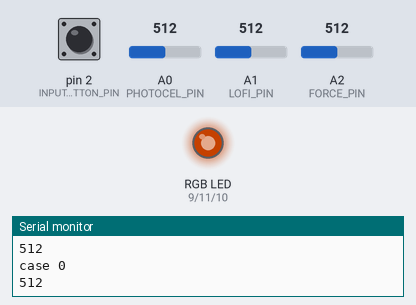
The sketch below on a simulated Arduino Uno, built with avr-gcc and run on an emulated ATmega328P. Parts: an RGB LED mixed from three pins (HIGH = lit), the last lines printed to the serial monitor. The inputs (shaded band) are chosen by the test bench; at power-on: A0 (PHOTOCEL_PIN) = 512, pin 2 (INPUT_BUTTON_PIN) LOW, A1 (LOFI_PIN) = 512, A2 (FORCE_PIN) = 512. Dim RGB values are drawn brighter than linear.

Above: at 1.25 s.
1.3 s: A0 (PHOTOCEL_PIN) set to 826
2.8 s: A0 (PHOTOCEL_PIN) set to 716
At 5.18 s:
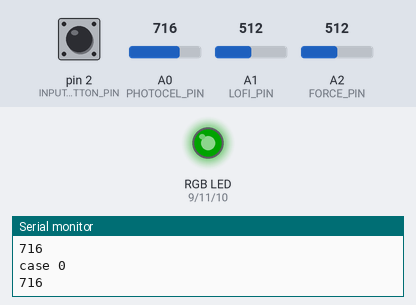
5.8 s: pin 2 (INPUT_BUTTON_PIN) pulled HIGH for 0.15 s
At 6.3 s:
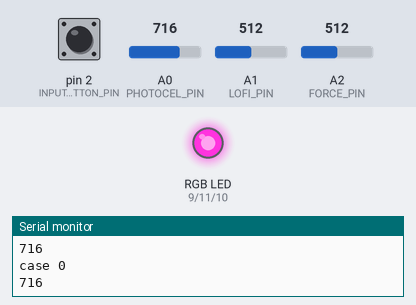
7.4 s: A1 (LOFI_PIN) set to 459
8.9 s: A1 (LOFI_PIN) set to 436
At 10.0 s:
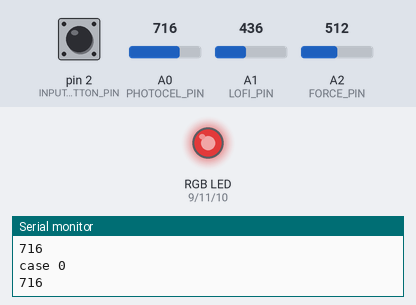
10.4 s: pin 2 (INPUT_BUTTON_PIN) pulled HIGH for 1 s
At 11.2 s:
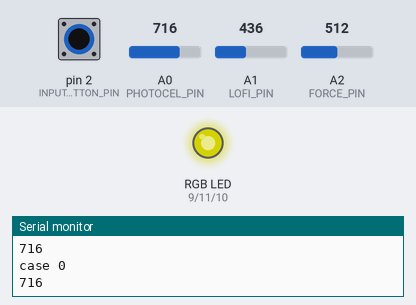
Timing chart, 0 to 13.4 s (numbered marks = the images above; inputs shaded):
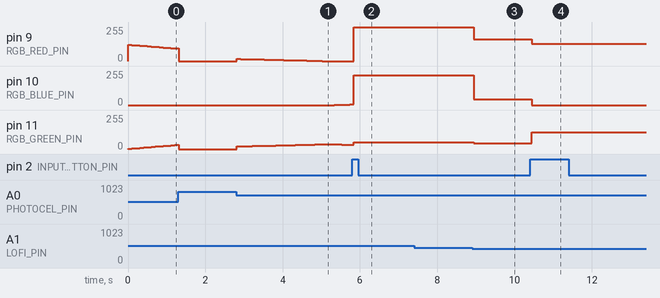

The sketch:

A1-CSE493F.ino
```cpp
/*
 * Madrona Maling
 * April 11, 2024
 * Prototyping with AI
 * Jon Froehlich
 * CSE 493F
 */

const boolean COMMON_ANODE = false;

const int RGB_RED_PIN = 9;
const int RGB_GREEN_PIN  = 11;
const int RGB_BLUE_PIN  = 10;
const int DELAY_MS = 20; // delay in ms between changing colors
const int MAX_COLOR_VALUE = 255;
const int PHOTOCEL_PIN = A0;
const int LOFI_PIN = A1;
const int FORCE_PIN = A2;

int LAST_BUTTON_STATE = 0;
int CURR_BUTTON_STATE = 0;
int CURR_MODE = 0;
const int INPUT_BUTTON_PIN = 2;
int photoVal = 0;

enum RGB{
  RED,
  GREEN,
  BLUE,
  NUM_COLORS
};

int _rgbLedValues[] = {255, 0, 0}; // Red, Green, Blue
enum RGB _curFadingUpColor = GREEN;
enum RGB _curFadingDownColor = BLUE;
const int FADE_STEP = 5;

void setup() {
  // Set the RGB pins to output
  pinMode(RGB_RED_PIN, OUTPUT);
  pinMode(RGB_GREEN_PIN, OUTPUT);
  pinMode(RGB_BLUE_PIN, OUTPUT);

  pinMode(INPUT_BUTTON_PIN, INPUT);
  pinMode(PHOTOCEL_PIN, INPUT);
  pinMode(LOFI_PIN, INPUT);

  // Turn on Serial so we can verify expected colors via Serial Monitor
  Serial.begin(9600);
  Serial.println("Red, Green, Blue");

  // Set initial color
  setColor(_rgbLedValues[RED], _rgbLedValues[GREEN], _rgbLedValues[BLUE]);
  // delay(DELAY_MS);
}

void loop() {
  // Handles cases of long button presses to accurately and reasonably change modes
  CURR_BUTTON_STATE = digitalRead(INPUT_BUTTON_PIN);
  if (CURR_BUTTON_STATE == HIGH && LAST_BUTTON_STATE == LOW) {
    CURR_MODE = (CURR_MODE + 1) % 3;
  }
  LAST_BUTTON_STATE = CURR_BUTTON_STATE;

  if (CURR_MODE == 0) {
      Serial.println("case 0");
      photoVal = analogRead(PHOTOCEL_PIN);
      Serial.println(photoVal);

      int brightness = map(photoVal, 200, 800, 0, 255);
      brightness = constrain(brightness, 0, 255);


      // This LED crossfading code from: https://makeabilitylab.github.io/physcomp/arduino/rgb-led-fade.html
      // Increment and decrement the RGB LED values for the current
      // fade up color and the current fade down color
      _rgbLedValues[_curFadingUpColor] += FADE_STEP;
      _rgbLedValues[_curFadingDownColor] -= FADE_STEP;

      // Check to see if we've reached our maximum color value for fading up
      // If so, go to the next fade up color (we go from RED to GREEN to BLUE
      // as specified by the RGB enum)
      // This fade code partially based on: https://gist.github.com/jamesotron/766994
      if(_rgbLedValues[_curFadingUpColor] > MAX_COLOR_VALUE){
        _rgbLedValues[_curFadingUpColor] = MAX_COLOR_VALUE;
        _curFadingUpColor = (RGB)((int)_curFadingUpColor + 1);

        if(_curFadingUpColor > (int)BLUE){
          _curFadingUpColor = RED;
        }
      }

      // Check to see if the current LED we are fading down has gotten to zero
      // If so, select the next LED to start fading down (again, we go from RED to
      // GREEN to BLUE as specified by the RGB enum)
      if(_rgbLedValues[_curFadingDownColor] < 0){
        _rgbLedValues[_curFadingDownColor] = 0;
        _curFadingDownColor = (RGB)((int)_curFadingDownColor + 1);

        if(_curFadingDownColor > (int)BLUE){
          _curFadingDownColor = RED;
        }
      }

      float adjustedRed = _rgbLedValues[RED] * (float)(255 - brightness) / 255.0;
      float adjustedGreen = _rgbLedValues[GREEN] * (float)(255 - brightness) / 255.0;
      float adjustedBlue = _rgbLedValues[BLUE] * (float)(255 - brightness) / 255.0;

      // Set the color and then delay
      // setColor(_rgbLedValues[RED], _rgbLedValues[GREEN], _rgbLedValues[BLUE]);
      setColor(adjustedRed, adjustedGreen, adjustedBlue);
      // setColor(brightness, brightness, brightness);
      // delay(DELAY_MS);
    } else if (CURR_MODE == 1) {
      int variableResister = analogRead(LOFI_PIN);

      // Map to colors
      if (variableResister < 450) {
        setColor(165, 42, 42); // Brown
      } else if (variableResister < 816) {
        setColor(255, 51, 222); // Pink
      } else {
        setColor(196, 255, 51); // Green
      }

    } else if (CURR_MODE == 2) {
      int fsrValue = analogRead(A2); // Read the FSR value

      // This code is from: https://chat.openai.com/
      // Map the FSR reading (0-1023) to the LED color range (0-255)
      int greenValue = map(fsrValue, 0, 1023, 0, 255);
      int redValue = 255 - greenValue; // As green increases, red decreases

      // Set the LED color
      setColor(redValue, greenValue, 0); // No blue component
    }
    delay(100);
  }


/**
 * This function is from: https://makeabilitylab.github.io/physcomp/arduino/rgb-led-fade.html
 * setColor takes in values between 0 - 255 for the amount of red, green, and blue, respectively
 * where 255 is the maximum amount of that color and 0 is none of that color. You can illuminate
 * all colors by intermixing different combinations of red, green, and blue
 *
 * This function is based on https://gist.github.com/jamesotron/766994
 */
void setColor(float red, float green, float blue)
{

  // If a common anode LED, invert values
  if(COMMON_ANODE == true){
    red = MAX_COLOR_VALUE - red;
    green = MAX_COLOR_VALUE - green;
    blue = MAX_COLOR_VALUE - blue;
  }
  analogWrite(RGB_RED_PIN, red);
  analogWrite(RGB_GREEN_PIN, green);
  analogWrite(RGB_BLUE_PIN, blue);
}
```

Measured:
- the behaviour switches between 450 and 449 on A1 (LOFI_PIN) (found by bisection; images 2 and 3)
- after the input at 2.8 s, pin 9 (RGB_RED_PIN): 0/255 → 16/255 at once, → 15/255 0.10 s later, → 14/255 0.10 s later, → 13/255 0.20 s later, … (17 changes in this stretch); pin 10 (RGB_BLUE_PIN): 0/255 → 1/255 after 2.5 s, → 2/255 0.10 s later, → 3/255 0.20 s later, → 4/255 0.10 s later
- after the input at 5.8 s, pin 9 (RGB_RED_PIN): 0/255 → 255/255 at once
- after the input at 7.4 s, every drawn part: stays the same
- after the input at 8.9 s, pin 9 (RGB_RED_PIN): 255/255 → 165/255 at once; pin 10 (RGB_BLUE_PIN): 222/255 → 42/255 at once; pin 11 (RGB_GREEN_PIN): 51/255 → 42/255 at once
- after the input at 10.4 s, pin 9 (RGB_RED_PIN): 165/255 → 128/255 at once; pin 10 (RGB_BLUE_PIN): 42/255 → 0/255 at once; pin 11 (RGB_GREEN_PIN): 42/255 → 127/255 at once
